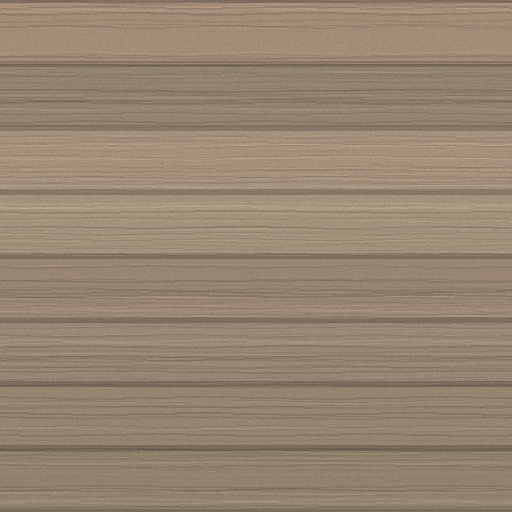
#> input picture Assets/TerrainAssets/T_DockWood.png, 512 x 512 px, found by its file name
$ python mk_dock_maps.py
#> lines starting #> are read from the running program, lines starting #| are printed output that depends on the picture; long printed decimals are rounded
# 실행 위치: 프로젝트 루트 (E:\\VRC\\Pyrite\\World). numpy, pillow, scipy 필요
# 부두 판자 노멀맵 + AO — T_DockWood.png(512², 판자 띠 8개, 띠 높이 0.125) 기준
#  메시: 판자 하나 윗면 = u 0..0.835 (2.0 m) × v 띠 하나 안쪽 [k/8+0.004, (k+1)/8-0.004] (0.22 m)
#  → u 1 = 2.40 m, v 띠 안 1 = 0.235 m.  높이장(m) → 탄젠트 공간 노멀 (R=+u, G=+v)
import numpy as np
from PIL import Image
from scipy.ndimage import gaussian_filter
S = 1024
alb = Image.open('Assets/TerrainAssets/T_DockWood.png').convert('L').resize((S, S), Image.BICUBIC)
L = np.asarray(alb).astype(np.float64) / 255.0
L = L[::-1]                                   # 행 0 = v 0 (Unity 아래)
U_M, BAND_M = 2.40, 0.235                     # m per u, m per band-t
v = (np.arange(S) + 0.5) / S
t = (v * 8.0) % 1.0                           # 띠 안 위치 0..1
T0, T1 = 0.032, 0.968                         # 판자가 쓰는 범위(가장자리 = 실제 판자 모서리)
tt = np.clip((t - T0) / (T1 - T0), 0, 1)      # 판자 폭 0..1
w_m = tt * (T1 - T0) * BAND_M                 # 판자 폭 방향 위치 (m), 0..0.22
PW = (T1 - T0) * BAND_M
d = np.minimum(w_m, PW - w_m)                 # 가장 가까운 모서리까지 (m)

# 1) 둥근 모서리 반경 12 mm
R = 0.012
x = np.clip(1 - d / R, 0, 1)
h_bevel = -(R - np.sqrt(np.maximum(R * R - (x * R) ** 2, 0)))
# 2) 판자 휨(cupping) — 가운데가 1.2 mm 낮다
c = (w_m - PW / 2) / (PW / 2)
h_cup = 0.0012 * (c * c - 1)
h_row = (h_bevel + h_cup)[:, None] * np.ones((1, S))

# 3) 나뭇결 — 알베도 밝기의 고주파(결은 u 방향으로 길다) → 어두운 결 = 오목
hp = L - gaussian_filter(L, sigma=(4.0, 16.0))
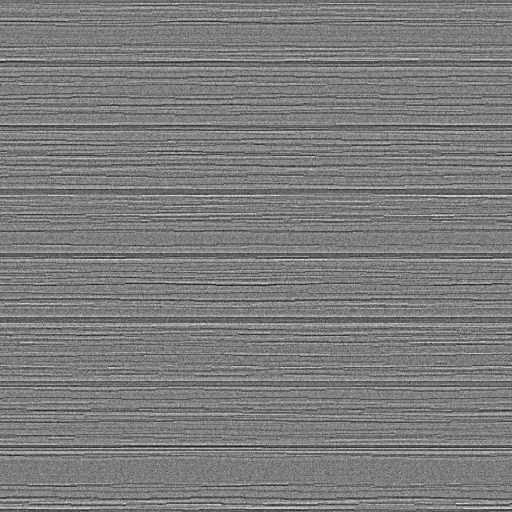
#> hp: shape (1024, 1024) float64 (shown at 1/2 size); min -0.11, max 0.115, mean -1.98e-16; drawn with min black and max white
hp = gaussian_filter(hp, sigma=(0.7, 3.0))
h_grain = hp / (np.abs(hp).max() + 1e-9) * 0.0006
# 4) 판자마다 아주 약한 비틀림 (띠 번호로 고정 난수)
rng = np.random.default_rng(7)
band = np.floor(v * 8).astype(int)
tw = rng.uniform(-1, 1, 8)[band]
u = (np.arange(S) + 0.5) / S
h_twist = (tw[:, None] * 0.0015) * np.sin(np.pi * u)[None, :] * (c[:, None])

H = h_row + h_grain + h_twist
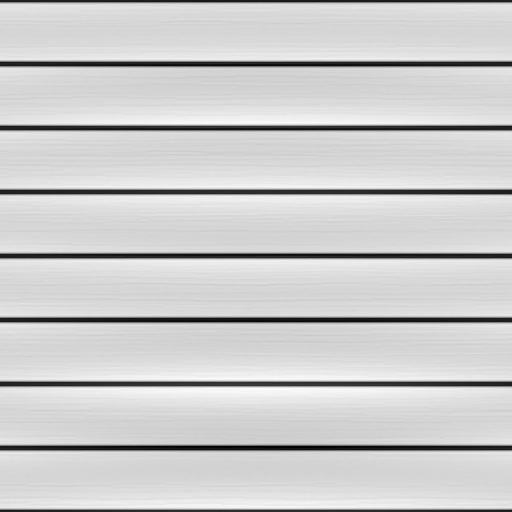
#> H: shape (1024, 1024) float64 (shown at 1/2 size); min -0.014, max 0.0013, mean -0.00177; drawn with min black and max white
du = U_M / S                                  # m per px (u)
dv = BAND_M * 8 / S                           # m per px (v)
gy, gx = np.gradient(H, dv, du)               # axis0 = v, axis1 = u
n = np.stack([-gx, -gy, np.ones_like(H)], -1)
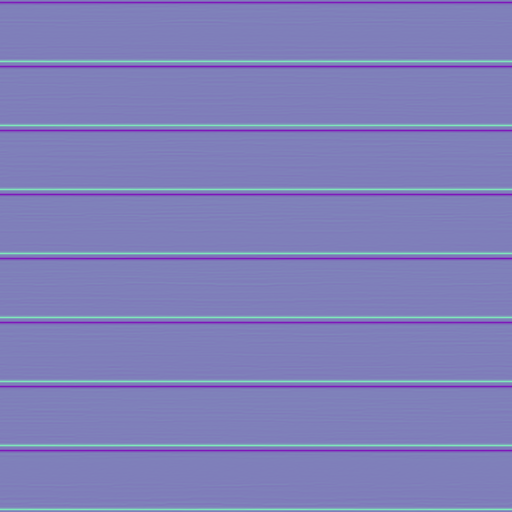
#> n: shape (1024, 1024, 3) float64 (shown at 1/2 size); mean of channels 0, 1, 2 5.72e-07, -0.000398, 1; drawn with min black and max white
n /= np.linalg.norm(n, axis=-1, keepdims=True)
nrm = ((n * 0.5 + 0.5) * 255 + 0.5).astype(np.uint8)[::-1]
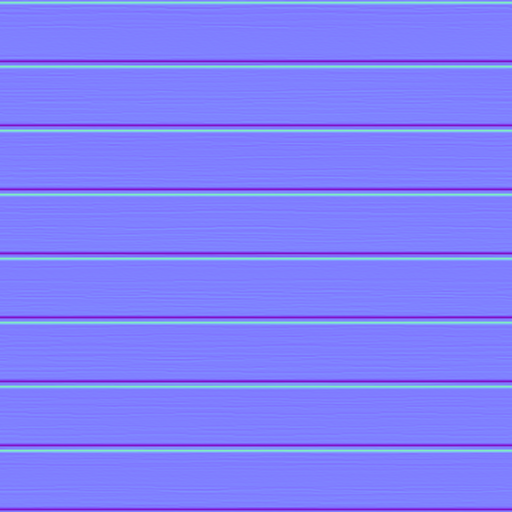
#> nrm: shape (1024, 1024, 3) (shown at 1/2 size); mean of channels 0, 1, 2 127.5, 127.4, 251.4; drawn as R, G, B
Image.fromarray(nrm, 'RGB').save('Assets/TerrainAssets/T_DockWood_N.png')

# AO — 판자 틈 쪽 어둡게(모서리 25 mm 안에서 0.55 까지) + 결 골 살짝
ao_edge = 0.55 + 0.45 * np.clip(d / 0.025, 0, 1) ** 0.6
ao = ao_edge[:, None] * (1 - 0.35 * np.clip(-hp / (np.abs(hp).max() + 1e-9), 0, 1))
ao = np.clip(ao, 0, 1)
Image.fromarray((ao[::-1] * 255 + 0.5).astype(np.uint8), 'L').save('Assets/TerrainAssets/T_DockWood_AO.png')
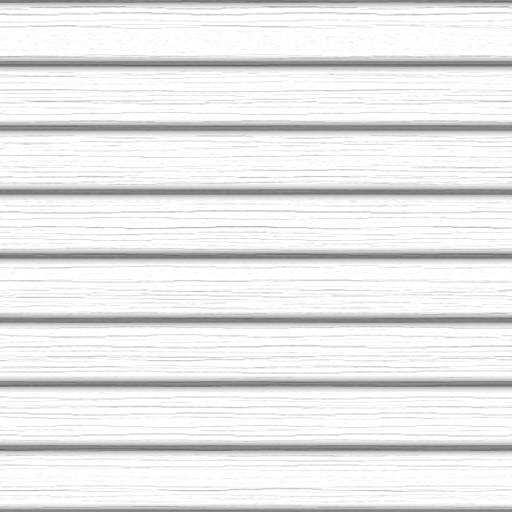
#> saved as T_DockWood_AO.png: PIL image 1024x1024 L (shown at 1/2 size); min 96, max 255, mean 231.9

# 확인용: 그레이징 조명으로 음영만 (알베도 × AO × N·L)
ld = np.array([0.55, 0.35, 0.45]); ld /= np.linalg.norm(ld)
sh = np.clip((n * ld).sum(-1), 0, 1)
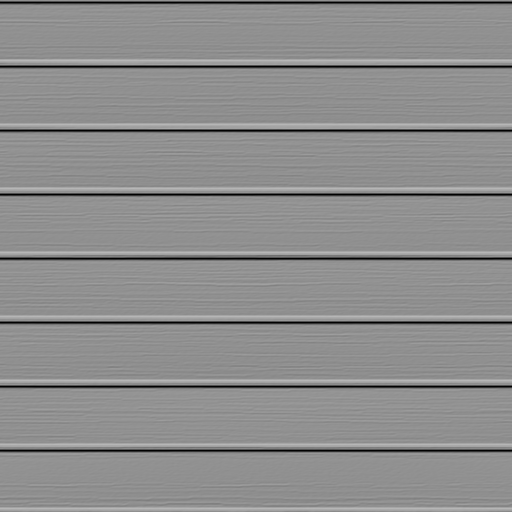
#> sh: shape (1024, 1024) float64 (shown at 1/2 size); min 0, max 0.725, mean 0.553
prev = (np.asarray(alb.convert('L')).astype(float)[::-1] / 255) * ao * (0.35 + 0.9 * sh)
Image.fromarray((np.clip(prev, 0, 1)[::-1] * 255).astype(np.uint8)).save('Assets/_preview/dock_shade.png')
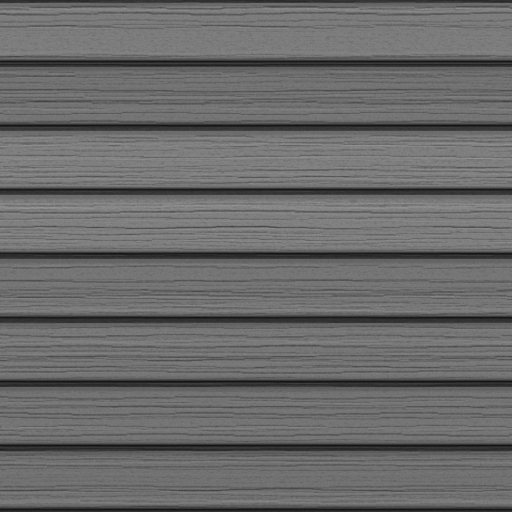
#> saved as dock_shade.png: PIL image 1024x1024 L (shown at 1/2 size); min 16, max 159, mean 105.7
print('H range mm', H.min() * 1000, H.max() * 1000, 'ao', ao.min(), ao.mean(), 'tilt max deg', np.degrees(np.arccos(n[..., 2].min())))
#| H range mm -14.016 1.300 ao 0.3755 0.9094 tilt max deg 65.031
